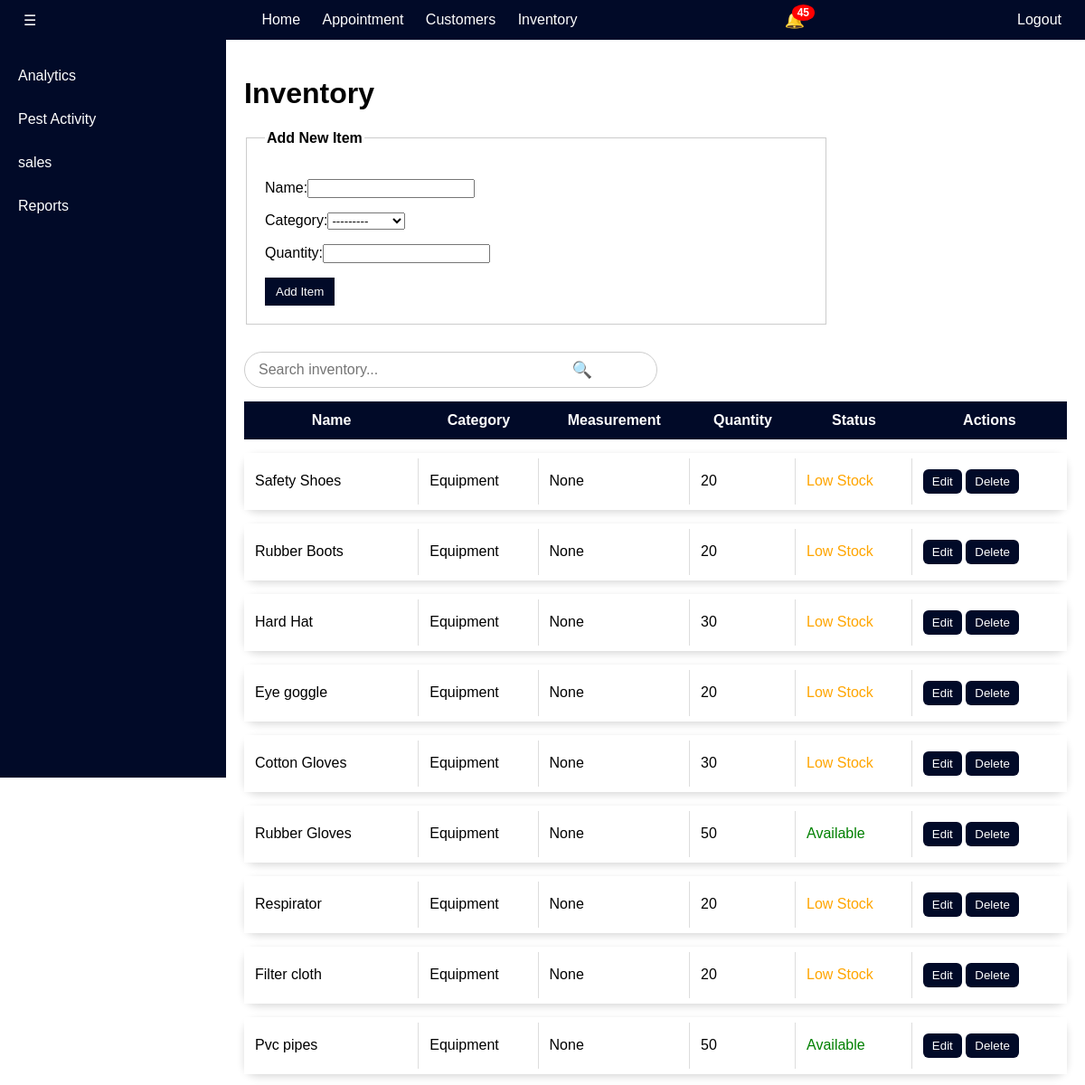
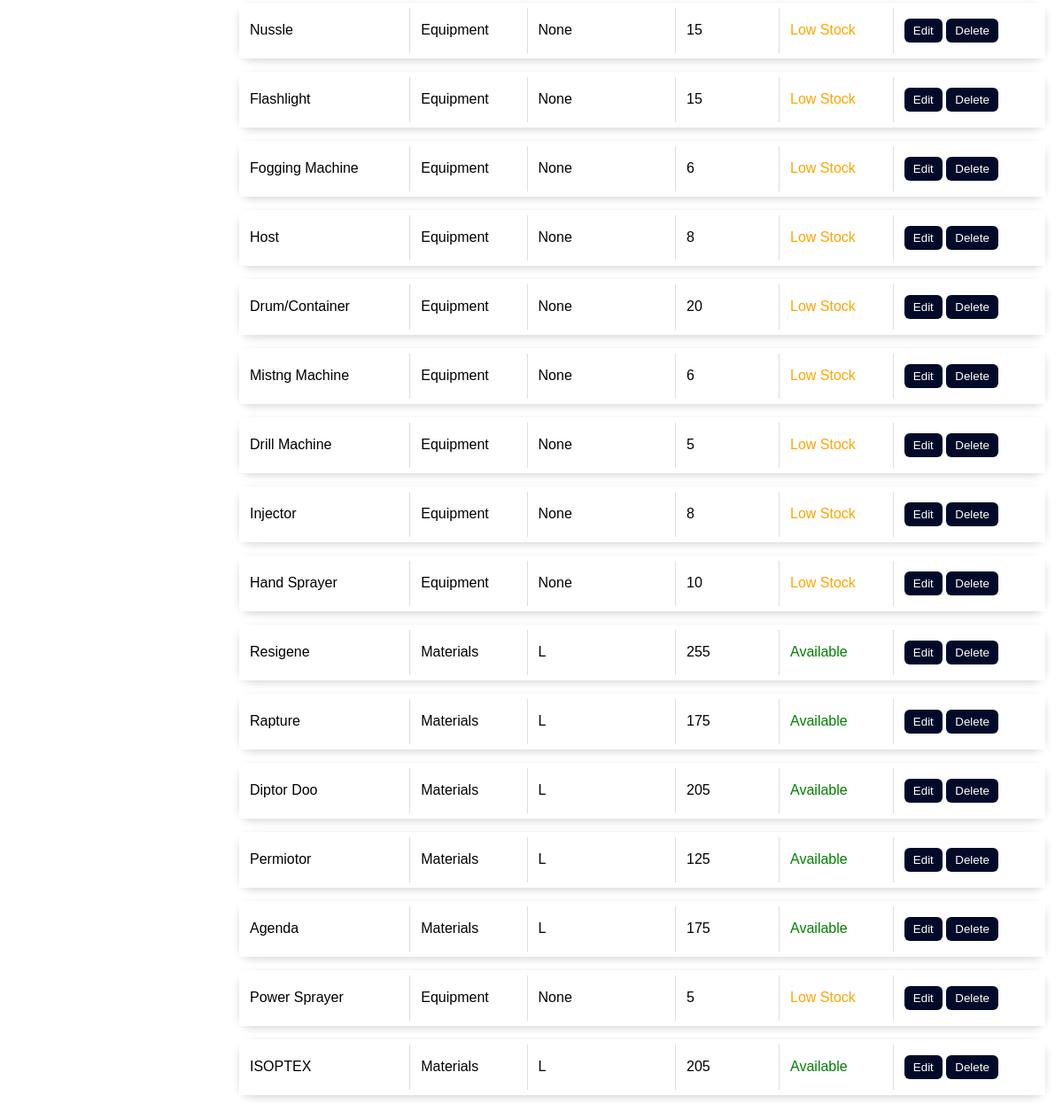
Screenshot of /inventory/ with the database file from the repository (2 pictures, top to bottom).
### services/models.py (models this page shows, shortened)
class Product(models.Model):
    CATEGORY_CHOICES = [
        ('Materials', 'Materials'),
        ('Equipment', 'Equipment'),
    ]
    name = models.CharField(max_length=100)
    category = models.CharField(max_length=50, choices=CATEGORY_CHOICES)
    quantity = models.PositiveIntegerField()
    measurement = models.CharField(max_length=10, null=True, blank=True)
    created_at = models.DateTimeField(auto_now_add=True)
    class Meta:
        ordering = ['-created_at']
    is_used = models.BooleanField(default=False)
    def status(self):
        if self.quantity == 0:
            return "Out of Stock"
        elif self.quantity < 50:
            return "Low Stock"
        return "Available"

### services/views.py (the view)
# urls.py: path('inventory/', views.inventory_list, name='inventory'),
def inventory_list(request):
    notifications = TechnicianNotification.objects.select_related('technician', 'appointment').all().order_by('-timestamp')
    customer_notifications = CustomerNotification.objects.select_related("appointment").all().order_by('-timestamp')
    products = Product.objects.all()
    form = ProductForm()
    if request.method == "POST":
        form = ProductForm(request.POST)
        if form.is_valid():
            form.save()
            return redirect('inventory')
    return render(request, 'admin_pages/inventory.html', {
        'products': products,
        'form': form,
        "notifications": notifications,
        "customer_notifications": customer_notifications,
    })

### services/forms.py (shortened to what this page needs)
class ProductForm(forms.ModelForm):
    class Meta:
        model = Product
        fields = ['name', 'category', 'quantity']  # measurement removed from form

### services/templates/admin_pages/inventory.html (shortened to what this page needs)
{% load static %}
<!DOCTYPE html>
<html lang="en">
<head>
</head>
<body>
  <div class="sidebar" id="sidebar">
    <button class="close-sidebar" onclick="toggleSidebar()">←</button>
    <a href="{% url 'analytics' %}">Analytics</a>
    <a href="{% url 'pest_activity' %}">Pest Activity</a>
    <a href="{% url 'sales' %}">sales</a>
    <a href="{% url 'reports' %}">Reports</a>
  </div>
  <div class="header">
    <button class="menu-btn" onclick="toggleSidebar()">☰</button>
    <div class="header-nav">
      <a href="{% url 'admin_home' %}">Home</a>
      <a href="{% url 'appointment' %}">Appointment</a>
      <a href="{% url 'customers' %}">Customers</a>
      <a href="{% url 'inventory' %}">Inventory</a>
    </div>
    <div class="notification-wrapper">
      <button onclick="toggleNotificationModal()" class="notification-button">
        🔔
        {% if notifications|length > 0 %}
        <span class="notification-badge">
          {{ notifications|length }}
        </span>
        {% endif %}
      </button>
    </div>
    <form action="{% url 'logout' %}" method="post" style="margin: 0;">
      <button class="logout-btn">Logout</button>
    </form>
  </div>
  <div class="main" id="mainContent">
    <h1>Inventory</h1>
    <form method="POST" style="margin-bottom: 30px;">
      <fieldset style="border: 1px solid #ccc; padding: 20px; max-width: 600px;">
        <legend><strong>Add New Item</strong></legend>
        <p><label>Name:</label>{{ form.name }}</p>
        <p><label>Category:</label>{{ form.category }}</p>
        <p><label>Quantity:</label>{{ form.quantity }}</p>
        <button type="submit" style="padding: 8px 12px; background-color: #010A28; color: white; border: none; cursor: pointer;">
          Add Item
        </button>
      </fieldset>
    </form>
    <div class="search-bar-container">
      <input type="text" id="inventorySearch" placeholder="Search inventory..." class="inventory-search-input">
      <span class="search-icon">🔍</span>
    </div>
    <table>
      <thead>
        <tr>
          <th>Name</th>
          <th>Category</th>
          <th>Measurement</th>
          <th>Quantity</th>
          <th>Status</th>
          <th>Actions</th>
        </tr>
      </thead>
      <tbody>
        {% for product in products %}
        <tr>
          <td>{{ product.name }}</td>
          <td>{{ product.category }}</td>
          <td>{{ product.measurement }}</td>
          <td>{{ product.quantity }}</td>
          <td>
            {% if product.status == "Available" %}
              <span class="status-available">Available</span>
            {% elif product.status == "Low Stock" %}
              <span class="status-low">Low Stock</span>
            {% else %}
              <span class="status-out">Out of Stock</span>
            {% endif %}
          </td>
          <td>
            <button onclick="openEditModal({{ product.id }}, '{{ product.name|escapejs }}', '{{ product.category|escapejs }}', {{ product.quantity }}, '{{ product.measurement|default:''|escapejs }}')">Edit</button>
            <button onclick="openDeleteModal({{ product.id }}, '{{ product.name|escapejs }}')">Delete</button>
          </td>
        </tr>
        {% endfor %}
      </tbody>
    </table>
  </div>
</body>
</html>

### services/templates/admin_pages/inventory.html (style rules this page uses)
body { margin: 0; font-family: Arial, sans-serif; }
.header { position: sticky; top: 0; z-index: 999; background: #010A28; color: white; padding: 10px 20px; display: flex; justify-content: space-between; align-items: center; }
.menu-btn, .logout-btn { background: none; border: none; color: white; font-size: 16px; cursor: pointer; }
.sidebar { width: 250px; background: #010A28; height: 100vh; position: fixed; top: 0; left: 0; padding-top: 60px; transform: translateX(0); transition: transform 0.3s ease; }
.sidebar a { display: block; padding: 15px 20px; color: white; text-decoration: none; }
.close-sidebar { position: absolute; top: 10px; right: 10px; background: none; border: none; color: white; font-size: 20px; cursor: pointer; }
.header-nav a { margin-left: 20px; color: white; text-decoration: none; }
.main { margin-left: 250px; padding: 20px; transition: margin-left 0.3s ease; }
table { width: 100%; border-collapse: separate !important; border-spacing: 0 15px !important; }
thead tr { background: #010A28; }
thead th { color: white; padding: 12px; }
tbody tr { background: white; border-radius: 15px; box-shadow: 0 3px 8px rgba(0,0,0,0.15); overflow: hidden; transition: transform 0.15s ease, box-shadow 0.15s ease; }
tbody td { padding: 18px 12px !important; border: none !important; position: relative; }
tbody td:not(:last-child)::after { content: ""; position: absolute; top: 10%; right: 0; height: 80%; width: 1px; background: #ddd; }
tbody td button { padding: 6px 10px; border: none; border-radius: 6px; cursor: pointer; background: #010A28; color: white; transition: 0.2s; }
.status-available { color: green; }
.status-low { color: orange; }
.notification-wrapper { position: relative; }
.notification-button { position: relative; background: none; border: none; color: white; cursor: pointer; font-size: 18px; }
.notification-badge { position: absolute; top: -5px; right: -5px; background: red; color: white; border-radius: 50%; padding: 2px 6px; font-size: 12px; font-weight: bold; }
.search-bar-container { position: relative; max-width: 400px; margin-top: 20px; }
.inventory-search-input { width: 100%; padding: 10px 40px 10px 15px; border: 1px solid #ccc; border-radius: 25px; font-size: 16px; outline: none; transition: all 0.3s ease; }
.search-bar-container .search-icon { position: absolute; right: 15px; top: 50%; transform: translateY(-50%); font-size: 18px; color: #010A28; pointer-events: none; }

### rows the page displays
Product: name "Safety Shoes", category "Equipment", measurement "None", quantity "20", shows "Low Stock"
Product: name "Rubber Boots", category "Equipment", measurement "None", quantity "20", shows "Low Stock"
Product: name "Hard Hat", category "Equipment", measurement "None", quantity "30", shows "Low Stock"
Product: name "Eye goggle", category "Equipment", measurement "None", quantity "20", shows "Low Stock"
Product: name "Cotton Gloves", category "Equipment", measurement "None", quantity "30", shows "Low Stock"
Product: name "Rubber Gloves", category "Equipment", measurement "None", quantity "50", shows "Available"
Product: name "Respirator", category "Equipment", measurement "None", quantity "20", shows "Low Stock"
Product: name "Filter cloth", category "Equipment", measurement "None", quantity "20", shows "Low Stock"
Product: name "Pvc pipes", category "Equipment", measurement "None", quantity "50", shows "Available"
Product: name "Nussle", category "Equipment", measurement "None", quantity "15", shows "Low Stock"
Product: name "Flashlight", category "Equipment", measurement "None", quantity "15", shows "Low Stock"
Product: name "Fogging Machine", category "Equipment", measurement "None", quantity "6", shows "Low Stock"
Product: name "Host", category "Equipment", measurement "None", quantity "8", shows "Low Stock"
Product: name "Drum/Container", category "Equipment", measurement "None", quantity "20", shows "Low Stock"
Product: name "Mistng Machine", category "Equipment", measurement "None", quantity "6", shows "Low Stock"
Product: name "Drill Machine", category "Equipment", measurement "None", quantity "5", shows "Low Stock"
Product: name "Injector", category "Equipment", measurement "None", quantity "8", shows "Low Stock"
Product: name "Hand Sprayer", category "Equipment", measurement "None", quantity "10", shows "Low Stock"
Product: name "Resigene", category "Materials", measurement "L", quantity "255", shows "Available"
Product: name "Rapture", category "Materials", measurement "L", quantity "175", shows "Available"
Product: name "Diptor Doo", category "Materials", measurement "L", quantity "205", shows "Available"
Product: name "Permiotor", category "Materials", measurement "L", quantity "125", shows "Available"
Product: name "Agenda", category "Materials", measurement "L", quantity "175", shows "Available"
Product: name "Power Sprayer", category "Equipment", measurement "None", quantity "5", shows "Low Stock"
Product: name "ISOPTEX", category "Materials", measurement "L", quantity "205", shows "Available"

### other values shown
{{ notifications|length }} "45"
